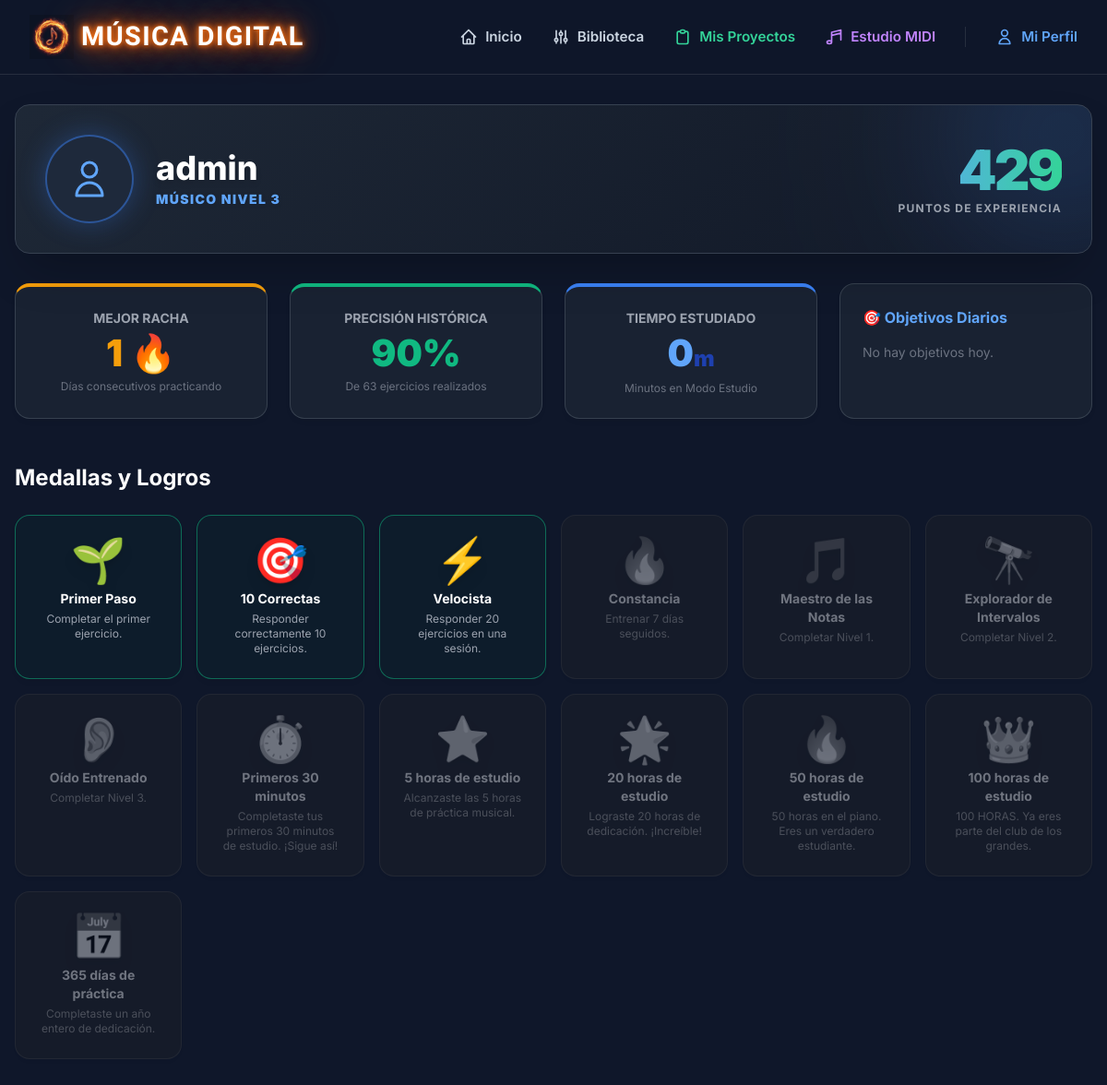
The app's page /perfil/ (signed in) with its own data.
### trainer/models.py (models this page shows, shortened)
class UserProfile(models.Model):
    user = models.OneToOneField(User, on_delete=models.CASCADE, related_name='profile')
    total_xp = models.IntegerField(default=0)
    user_level = models.IntegerField(default=1)
    current_daily_streak = models.IntegerField(default=0)
    max_daily_streak = models.IntegerField(default=0)
    last_active_date = models.DateField(null=True, blank=True)
    max_study_time_day = models.IntegerField(default=0)
    max_sessions_day = models.IntegerField(default=0)

class Achievement(models.Model):
    slug = models.SlugField(unique=True)
    name = models.CharField(max_length=100)
    description = models.TextField()
    icon = models.CharField(max_length=50, default="🏆")

### trainer/views.py (the view)
# urls.py: path('perfil/', views.perfil, name='perfil'),
@login_required
def perfil(request):
    profile, _ = UserProfile.objects.get_or_create(user=request.user)
    achievements = Achievement.objects.all()
    unlocked_slugs = UserAchievement.objects.filter(user=request.user).values_list('achievement__slug', flat=True)
    all_achievements = []
    for a in achievements:
        all_achievements.append({
            'obj': a,
            'unlocked': a.slug in unlocked_slugs
        })
    scores = Score.objects.filter(user=request.user)
    total_ans = sum(s.total_answers for s in scores)
    total_corr = sum(s.correct_answers for s in scores)
    global_acc = round((total_corr / total_ans) * 100) if total_ans > 0 else 0
    study_sessions = StudySession.objects.filter(user=request.user)
    total_study_seconds = sum(s.duration_seconds for s in study_sessions)
    total_study_minutes = total_study_seconds // 60
    today = timezone.now().date()
    today_goals = UserDailyGoal.objects.filter(user=request.user, date=today)
    context = {
        'profile': profile,
        'achievements': all_achievements,
        'global_acc': global_acc,
        'total_answers': total_ans,
        'total_study_minutes': total_study_minutes,
        'today_goals': today_goals,
    }
    return render(request, 'trainer/perfil.html', context)

### templates/trainer/perfil.html (shortened to what this page needs)
{% extends 'base.html' %}
{% block content %}
<div class="container mx-auto px-4 py-8 max-w-7xl">
    <div class="flex items-center gap-6 mb-8 relative overflow-hidden p-8 rounded-2xl border border-gray-700 shadow-2xl" style="background: linear-gradient(135deg, rgba(31, 41, 55, 0.95) 0%, rgba(17, 24, 39, 0.98) 100%);">
        <div class="absolute -top-24 -right-24 w-64 h-64 bg-blue-500 rounded-full mix-blend-screen filter blur-[80px] opacity-20"></div>
        <div class="w-24 h-24 rounded-full bg-slate-800 flex items-center justify-center border-2 border-blue-500/50 shadow-[0_0_30px_rgba(59,130,246,0.3)] z-10">
            <svg class="w-12 h-12 text-blue-400" fill="none" stroke="currentColor" viewBox="0 0 24 24" xmlns="http://www.w3.org/2000/svg"><path stroke-linecap="round" stroke-linejoin="round" stroke-width="1.5" d="M16 7a4 4 0 11-8 0 4 4 0 018 0zM12 14a7 7 0 00-7 7h14a7 7 0 00-7-7z"></path></svg>
        </div>
        <div class="z-10">
            <h1 class="text-4xl font-extrabold text-white mb-1 drop-shadow-md">{{ user.username }}</h1>
            <div class="text-blue-400 font-black tracking-widest text-sm uppercase drop-shadow">Músico Nivel {{ profile.user_level }}</div>
        </div>
        <div class="ml-auto text-right z-10">
            <div class="text-6xl font-black text-transparent bg-clip-text bg-gradient-to-r from-blue-400 to-emerald-400" style="letter-spacing: -0.05em;">{{ profile.total_xp }}</div>
            <div class="text-gray-400 font-bold text-xs tracking-widest mt-1">PUNTOS DE EXPERIENCIA</div>
        </div>
    </div>
    <div class="space-y-12">
        <div class="grid grid-cols-1 md:grid-cols-2 lg:grid-cols-4 gap-6">
            <div class="perfil-card text-center border-t-4 border-t-amber-500">
                <div class="text-sm text-gray-400 font-bold uppercase mb-2">Mejor Racha</div>
                <div class="stat-value text-amber-500">{{ profile.max_daily_streak }} 🔥</div>
                <div class="text-xs text-gray-500 mt-2">Días consecutivos practicando</div>
            </div>
            <div class="perfil-card text-center border-t-4 border-t-emerald-500">
                <div class="text-sm text-gray-400 font-bold uppercase mb-2">Precisión Histórica</div>
                <div class="stat-value text-emerald-500">{{ global_acc }}%</div>
                <div class="text-xs text-gray-500 mt-2">De {{ total_answers }} ejercicios realizados</div>
            </div>
            <div class="perfil-card text-center border-t-4 border-t-blue-500">
                <div class="text-sm text-gray-400 font-bold uppercase mb-2">Tiempo Estudiado</div>
                <div class="stat-value text-blue-400">{{ total_study_minutes }}<span class="text-2xl text-blue-800">m</span></div>
                <div class="text-xs text-gray-500 mt-2">Minutos en Modo Estudio</div>
            </div>
            <div class="perfil-card">
                <h3 class="text-blue-400 font-bold mb-4 flex items-center gap-2">🎯 Objetivos Diarios</h3>
                <div class="flex flex-col gap-4">
                    {% for ug in today_goals %}
                        <div>
                            <div class="flex justify-between mb-1">
                                <span class="text-white font-bold text-sm">{{ ug.goal.title }}</span>
                                <span class="text-{% if ug.is_completed %}emerald{% else %}gray{% endif %}-400 font-bold text-sm">
                                    {{ ug.current_value }} / {{ ug.goal.target_value }}
                                </span>
                            </div>
                            <div class="w-full bg-gray-700 h-2 rounded-full overflow-hidden">
                                {% widthratio ug.current_value ug.goal.target_value 100 as progress_percent %}
                                {% if ug.is_completed %}
                                <div class="h-full bg-emerald-500" style="width: {{ progress_percent }}%;"></div>
                                {% else %}
                                <div class="h-full bg-blue-500" style="width: {{ progress_percent }}%;"></div>
                                {% endif %}
                            </div>
                        </div>
                    {% empty %}
                        <p class="text-gray-500 text-sm">No hay objetivos hoy.</p>
                    {% endfor %}
                </div>
            </div>
        </div>
        <div>
            <h2 class="text-2xl font-bold text-white mb-6">Medallas y Logros</h2>
            <div class="grid grid-cols-2 sm:grid-cols-4 lg:grid-cols-6 gap-4">
                {% for a in achievements %}
                <div class="perfil-card text-center {% if not a.unlocked %}opacity-40 grayscale{% else %}border-emerald-500/50 bg-emerald-900/10{% endif %}">
                    <div class="text-5xl mb-2 drop-shadow-lg">{{ a.obj.icon }}</div>
                    <h3 class="font-bold text-white text-sm mb-1">{{ a.obj.name }}</h3>
                    <p class="text-xs text-gray-400">{{ a.obj.description }}</p>
                </div>
                {% endfor %}
            </div>
        </div>
    </div>
</div>
{% endblock %}

### templates/base.html (style rules this page uses)
:root { --primary: #3b82f6; --primary-hover: #2563eb; --bg: #0f172a; --surface: #1e293b; --text: #f8fafc; --text-secondary: #94a3b8; --success: #10b981; --danger: #ef4444; --border: #334155; }
body { font-family: 'Inter', sans-serif; background-color: var(--bg); color: var(--text); line-height: 1.5; min-height: 100vh; display: flex; flex-direction: column; }

### templates/trainer/perfil.html (style rules this page uses)
.perfil-card { background: rgba(31, 41, 55, 0.7); border: 1px solid rgba(75, 85, 99, 0.6); border-radius: 1rem; padding: 1.5rem; box-shadow: 0 4px 6px -1px rgba(0, 0, 0, 0.05); }
.stat-value { font-size: 2.5rem; font-weight: 900; line-height: 1; }

### records on screen
UserProfile: user_level "3", max_daily_streak "1"
Achievement: obj.icon "🌱", obj.name "Primer Paso", obj.description "Completar el primer ejercicio."
Achievement: obj.icon "🎯", obj.name "10 Correctas", obj.description "Responder correctamente 10 ejercicios."
Achievement: obj.icon "⚡", obj.name "Velocista", obj.description "Responder 20 ejercicios en una sesión."
Achievement: obj.icon "🔥", obj.name "Constancia", obj.description "Entrenar 7 días seguidos."
Achievement: obj.icon "🎵", obj.name "Maestro de las Notas", obj.description "Completar Nivel 1."
Achievement: obj.icon "🔭", obj.name "Explorador de Intervalos", obj.description "Completar Nivel 2."
Achievement: obj.icon "👂", obj.name "Oído Entrenado", obj.description "Completar Nivel 3."
Achievement: obj.icon "⏱️", obj.name "Primeros 30 minutos", obj.description "Completaste tus primeros 30 minutos de estudio. ¡Sigue así!"
Achievement: obj.icon "⭐", obj.name "5 horas de estudio", obj.description "Alcanzaste las 5 horas de práctica musical."
Achievement: obj.icon "🌟", obj.name "20 horas de estudio", obj.description "Lograste 20 horas de dedicación. ¡Increíble!"
Achievement: obj.icon "🔥", obj.name "50 horas de estudio", obj.description "50 horas en el piano. Eres un verdadero estudiante."
Achievement: obj.icon "👑", obj.name "100 horas de estudio", obj.description "100 HORAS. Ya eres parte del club de los grandes."
Achievement: obj.icon "📅", obj.name "365 días de práctica", obj.description "Completaste un año entero de dedicación."

### other values on screen
{{ user.username }} "admin"
{{ global_acc }} "90"
{{ total_answers }} "63"
{{ total_study_minutes }} "0"
